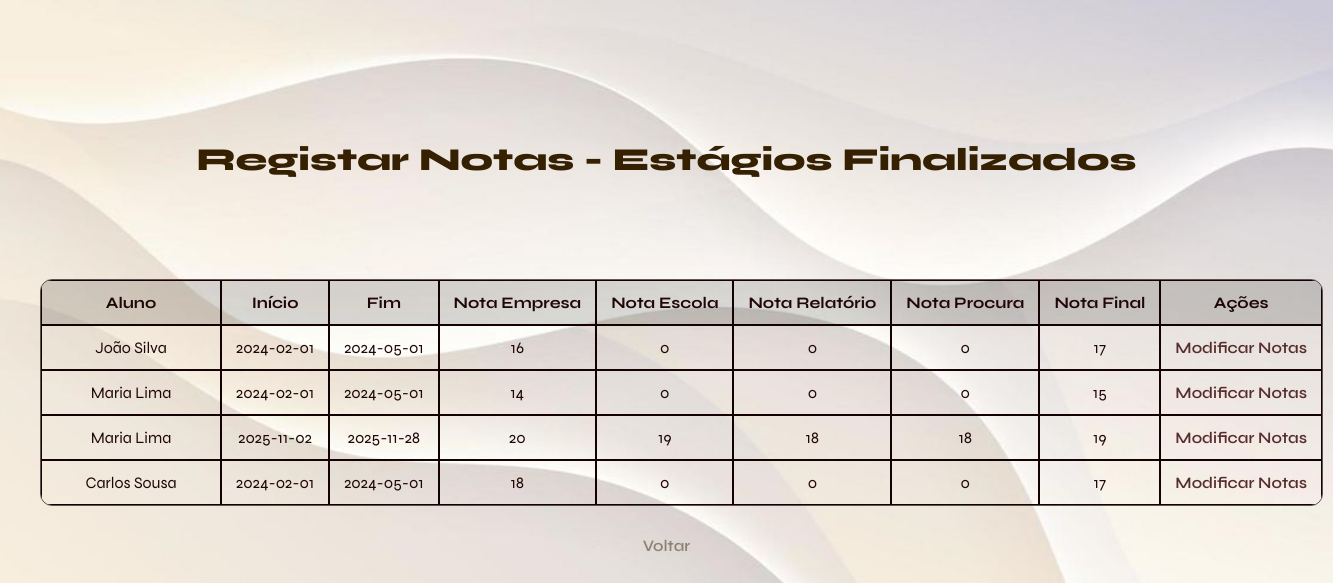
Page /Grafica/Formador-functions/registar_notas.php on the committed database.
### tables this page shows
CREATE TABLE `estagio` (
  `estabelecimento_empresa_id` int(11) NOT NULL,
  `estabelecimento_id` int(11) NOT NULL,
  `aluno_id` int(11) NOT NULL,
  `formador_id` int(11) NOT NULL,
  `data_inicio` date DEFAULT NULL,
  `data_fim` date DEFAULT NULL,
  `nota_empresa` double DEFAULT NULL,
  `nota_escola` double NOT NULL,
  `nota_relatorio` double NOT NULL,
  `nota_procura` double NOT NULL,
  `nota_final` double DEFAULT NULL,
  `classificacao` tinyint(1) DEFAULT NULL
);

CREATE TABLE `utilizador` (
  `utilizador_id` int(11) NOT NULL,
  `login` varchar(150) DEFAULT NULL,
  `password` varchar(150) DEFAULT NULL,
  `nome` varchar(150) DEFAULT NULL,
  `tipo` enum('aluno','formador','administrativo','') NOT NULL
);

### Grafica/Formador-functions/registar_notas.php (the view, shortened to what this page needs)
<?php
$host = 'localhost';
$dbusername = 'root';
$dbpassword = '';
$dbname = 'projeto_estagios_2';
$conn = new mysqli($host, $dbusername, $dbpassword, $dbname);
$stmt = $conn->prepare("
    SELECT est.estabelecimento_empresa_id, est.estabelecimento_id, est.aluno_id,
           u.nome AS aluno,
           est.data_inicio, est.data_fim,
           est.nota_empresa, est.nota_escola, est.nota_relatorio, est.nota_procura, est.nota_final
    FROM estagio est
    JOIN aluno a ON est.aluno_id = a.utilizador_id
    JOIN utilizador u ON a.utilizador_id = u.utilizador_id
    WHERE est.data_fim IS NOT NULL AND est.data_fim <= CURDATE()
");
$stmt->execute();
$result = $stmt->get_result();
$estagios = $result->fetch_all(MYSQLI_ASSOC);
?>
<!DOCTYPE html>
<html lang="pt">
    <head>
        <link rel="stylesheet" href="../../php-css/style-formador.css">
    </head>
    <body>
        <h1>Registar Notas - Estágios Finalizados</h1>
        <table>
            <thead>
                <tr>
                    <th>Aluno</th>
                    <th>Início</th>
                    <th>Fim</th>
                    <th>Nota Empresa</th>
                    <th>Nota Escola</th>
                    <th>Nota Relatório</th>
                    <th>Nota Procura</th>
                    <th>Nota Final</th>
                    <th>Ações</th>
                </tr>
            </thead>
            <tbody>
                <?php foreach ($estagios as $estagio): ?>
                    <tr>
                        <td><?= htmlspecialchars($estagio['aluno']) ?></td>
                        <td><?= htmlspecialchars($estagio['data_inicio']) ?></td>
                        <td><?= htmlspecialchars($estagio['data_fim']) ?></td>
                        <td><?= htmlspecialchars($estagio['nota_empresa']) ?></td>
                        <td><?= htmlspecialchars($estagio['nota_escola']) ?></td>
                        <td><?= htmlspecialchars($estagio['nota_relatorio']) ?></td>
                        <td><?= htmlspecialchars($estagio['nota_procura']) ?></td>
                        <td><?= htmlspecialchars($estagio['nota_final']) ?></td>
                        <td>
                            <?php if (!is_null($estagio['data_fim']) && strtotime($estagio['data_fim']) < time()): ?>
                                <a href="editar_notas.php?empresa_id=<?= $estagio['estabelecimento_empresa_id'] ?>&estabelecimento_id=<?= $estagio['estabelecimento_id'] ?>&aluno_id=<?= $estagio['aluno_id'] ?>">Modificar Notas</a>
                            <?php else: ?>
                                -
                            <?php endif; ?>
                        </td>
                    </tr>
                <?php endforeach; ?>
            </tbody>
        </table>
        <p><a href="../portal_formador.html">Voltar</a></p>
    </body>
</html>

### php-css/style-formador.css (style rules this page uses)
* { margin: 0; padding: 0; box-sizing: border-box; font-family: 'Syne', sans-serif; }
body { min-height: 100vh; background: url(../Imagens/bg.png) no-repeat; background-size: cover; background-position: center; padding: 40px; }
h1 { text-align: center; margin-top: 100px; margin-bottom: 30px; color: #352001; font-size: 32px; font-weight: 800; }
table { margin: 0 auto 30px auto; width: 95%; border-collapse: separate; border-spacing: 0; border: 1px solid #140202a6; border-radius: 12px; overflow: hidden; background-color: transparent; margin-top: 100px; }
th, td { padding: 12px 14px; text-align: center; border: 1px solid #140202; color: #1f0707; white-space: nowrap; }
th { background-color: rgba(0, 0, 0, 0.15); font-weight: 700; }
td a { color: #572d2d; text-decoration: none; font-weight: 600; }
td:nth-child(1), th:nth-child(1) { min-width: 180px; }
td:nth-child(9), th:nth-child(9) { min-width: 140px; }
p { text-align: center; margin-top: 25px; }
p a { display: center; margin-top: 10px; font-weight: 600; color: #8d8273; text-decoration: none; }

### rows in the picture
estagio: utilizador.nome "João Silva", data_inicio "2024-02-01", data_fim "2024-05-01", nota_empresa "16", nota_escola "0", nota_relatorio "0", nota_procura "0", nota_final "17"
estagio: utilizador.nome "Maria Lima", data_inicio "2024-02-01", data_fim "2024-05-01", nota_empresa "14", nota_escola "0", nota_relatorio "0", nota_procura "0", nota_final "15"
estagio: utilizador.nome "Maria Lima", data_inicio "2025-11-02", data_fim "2025-11-28", nota_empresa "20", nota_escola "19", nota_relatorio "18", nota_procura "18", nota_final "19"
estagio: utilizador.nome "Carlos Sousa", data_inicio "2024-02-01", data_fim "2024-05-01", nota_empresa "18", nota_escola "0", nota_relatorio "0", nota_procura "0", nota_final "17"
